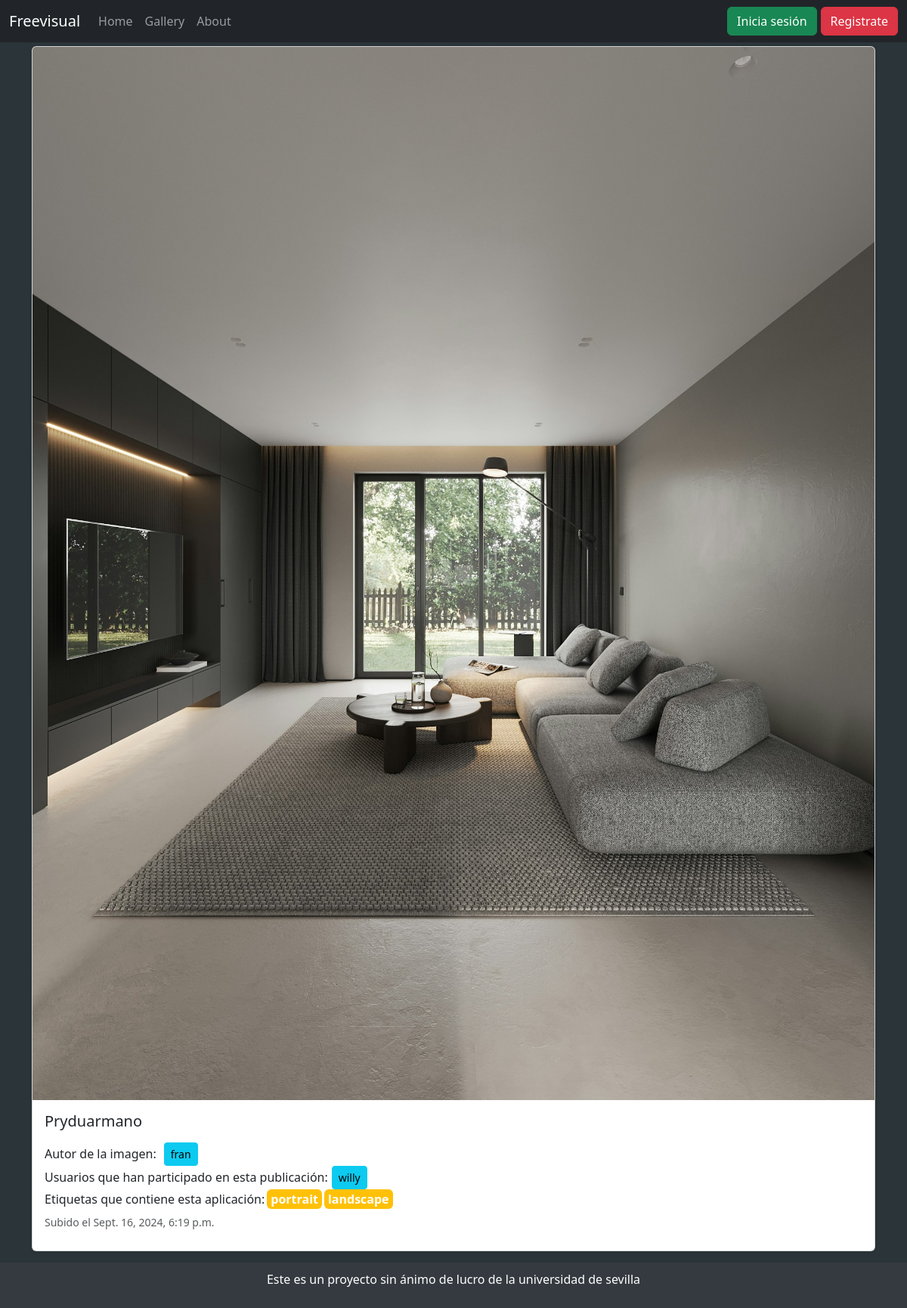
Screenshot of /image/17 with the database file from the repository.
### freevisual/models.py (models this page shows, shortened)
class Image(models.Model):
    owner = models.ForeignKey(Creator, on_delete=models.CASCADE, related_name='owner')
    image = models.ImageField(upload_to='images/', null=False, blank=False)
    title = models.CharField(max_length=100)
    tags = models.ManyToManyField('Tags', verbose_name='Etiquetas de la imgen')
    tagged_creators = models.ManyToManyField('Creator', verbose_name='Creadores etiquetados', blank=True, related_name='tagged_creators')
    description = models.TextField(blank=True, null=True)
    uploaded_at = models.DateTimeField(default=timezone.now)

class Creator(AbstractBaseUser, PermissionsMixin):
    name = models.CharField(max_length=200)
    surname = models.CharField(max_length=200)
    username = models.CharField(max_length=200, unique=True, default='') # Deberíamos añadirle unique=True pero ya tenemos a dos usuarios con el mismo username
    email = models.EmailField(max_length=100) # Los emails debes de ser únicos
    password = models.CharField(max_length=200)
    tools = models.ManyToManyField('Tools', verbose_name="Lista de herramientas del creador")
    specialities = models.ManyToManyField('Speciality', verbose_name="Lista de especialidades del creador")
    provinces = models.ManyToManyField('Provinces', verbose_name="Provincias donde trabaja el creador")
    brand = models.ManyToManyField('Brand', verbose_name='Marcas de herramientas con las que ha trabajado')
    work = models.ManyToManyField('Work', verbose_name='Trabajos que ha realizado')
    is_active = models.BooleanField(default=True)
    is_staff = models.BooleanField(default=False)
    profile_pic = models.ImageField(blank=True, null= True, upload_to='images/', default='images/galactus.png')
    description = models.CharField(blank=True, max_length=200)
    USERNAME_FIELD = 'username'
    REQUIRED_FIELDS = ['name', 'surname']
    objects = CreatorManager()

class Tags(models.Model):
    name = models.CharField(max_length=200)
    is_pro = models.BooleanField(default=True)

### freevisual/views.py (the view)
# urls.py: path('image/<int:image_id>', views.image_detail, name='image_detail'),
def image_detail(request, image_id):
    image = get_object_or_404(Image, pk=image_id)
    creator = image.owner
    tagged_creators = image.tagged_creators.all()
    tags = image.tags.all()
    return render(request, 'image_html/image_detail.html',{
        'image': image,
        'creator': creator,
        'tagged_creators': tagged_creators,
        'tags': tags
    })

### freevisual/templates/image_html/image_detail.html (shortened to what this page needs)
{% extends 'layouts/base.html'%}
{% load static %}
{% block content %}
<div class="card shadow-sm" style="margin-top: 5px;">
    <img src="{{image.image.url}}" class="card-img-top img-fluid w-100" alt="{{ image.title }}">
    <div class="card-body">
        <h5 class="card-title">{{ image.title }} </h5>
        <div class="d-flex align-items-center">
            <p class="card-text mb-0">Autor de la imagen: </p>
            <a href="{% url 'search_profile' creator.id %}" class="btn btn-info btn-sm" style="margin-left: 10px;">{{ image.owner.username }} </a>
        </div>
        {% if tagged_creators %}
        <div class="d-flex align-items-center">
            <p class="ard-text mb-0">Usuarios que han participado en esta publicación:</p>
            {% for tagged_creator in tagged_creators %}
            <a href="{% url 'search_profile' tagged_creator.id %}"
            class="btn btn-info btn-sm"
            style="margin-left: 5px;">
                {{ tagged_creator.username }}</a>
            {% endfor %}
        </div>
        {% endif %}
        {% if tags %}
        <div class="d-flex align-items-center">
            <p class="ard-text mb-0"> Etiquetas que contiene esta aplicación:</p>
            {% for tag in tags %}
                {%if user.is_authenticated %}
                    {%if tag.is_pro%}
                        <span class="badge bg-success"
                        style="font-size: 1rem; padding: 5px 5px; margin-left: 3px;">
                        {{tag.name}}
                        </span>
                        {%else%}
                        <span class="badge bg-warning"
                        style="font-size: 1rem; padding: 5px 5px; margin-left: 3px;">
                        {{tag.name}}
                        </span>
                    {%endif%}
                {% else %}
                    {%if not tag.is_pro%}
                    <span class="badge bg-warning"
                    style="font-size: 1rem; padding: 5px 5px; margin-left: 3px;">
                    {{tag.name}}
                    </span>
                    {%endif%}
                {%endif%}
            {% endfor %}
        </div>
        {% endif %}
        <p class="card-text"style="margin-top: 5px;"><small class="text-body-secondary">Subido el {{ image.uploaded_at }}</small></p>
    </div>
</div>
{% endblock %}

### freevisual/templates/layouts/base.html (style rules this page uses)
body { display: flex; flex-direction: column; min-height: 100vh; }

### rows the page displays
Image: image (picture), title "Pryduarmano", owner.username "fran", uploaded_at "Sept. 16, 2024, 6:19 p.m."
Creator: username "willy"
Tags: name "portrait"
Tags: name "landscape"
